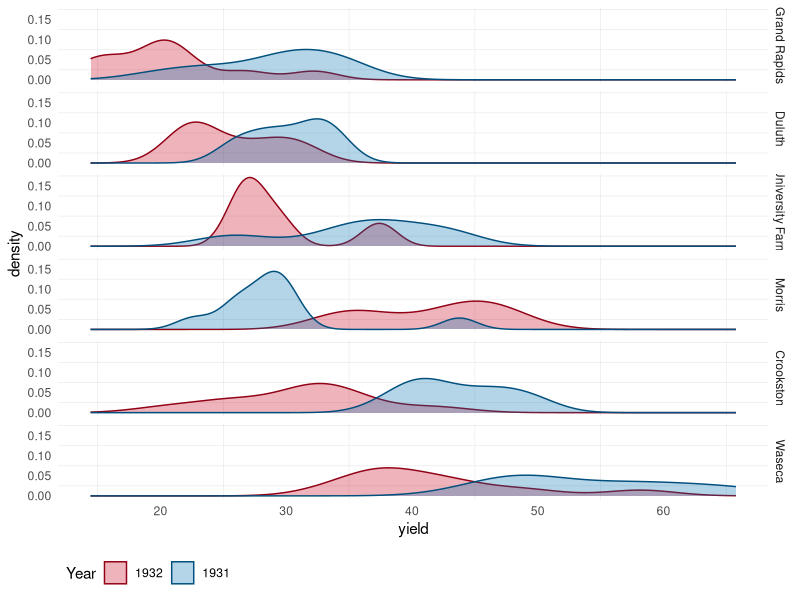

This chart was generated by the following R code:
library(kableExtra)
library(dplyr)
library(lattice)
library(knitr)
library(colorspace)
library(ggrepel)
kable(head(barley))%>% kable_styling()

cols2<- c("#ca0020","#0571b0")

ggplot(barley) +
  geom_density(aes(x = yield, fill = year, colour = year),  alpha = 0.3) +
  
  facet_grid(rows = vars(site)) +
  
  scale_color_manual(values = darken(cols2, 0.3) , name = "Year") +
  
  scale_fill_manual(values = cols2, name = "Year")  + theme_minimal() +
  theme(
    legend.position = "bottom", 
    legend.justification = "left",  # Position the legend at bottom left
    axis.line.x = element_blank(),
    panel.grid.major = element_blank()  )
